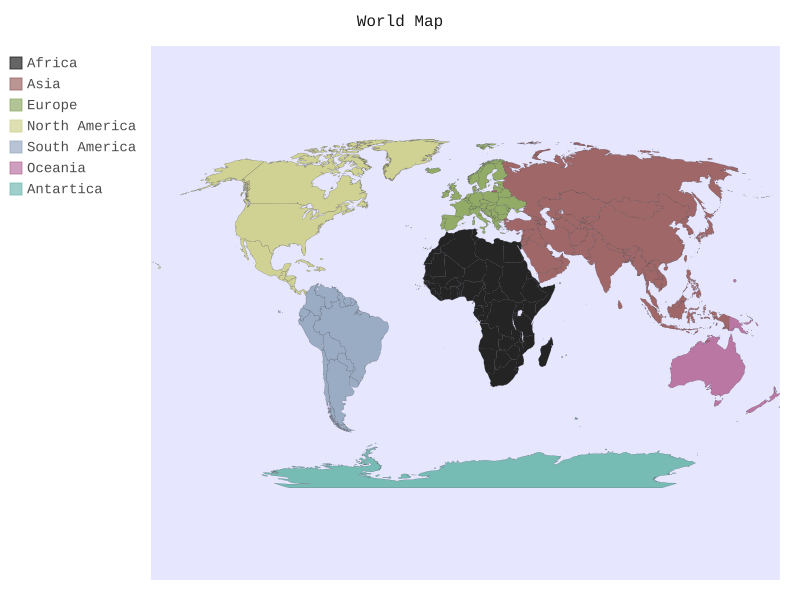

Write the Python code that produced this figure.
#!/usr/bin/env python3
"""File: worldmap.py
   Name: D.Saravanan
   Date: 14/07/2020
   Cmnt: World Map plot using pygal
"""
import pygal
from pygal.style import LightStyle

worldmap_chart = pygal.maps.world.SupranationalWorld(style=LightStyle)
worldmap_chart.add('Africa', [('africa', 1)])
worldmap_chart.add('Asia', [('asia', 1)])
worldmap_chart.add('Europe', [('europe', 1)])
worldmap_chart.add('North America', [('north_america', 1)])
worldmap_chart.add('South America', [('south_america', 1)])
worldmap_chart.add('Oceania', [('oceania', 1)])
worldmap_chart.add('Antartica', [('antartica', 1)])
worldmap_chart.title = "World Map"

# Render file
worldmap_chart.render_to_file('worldmap.svg')
